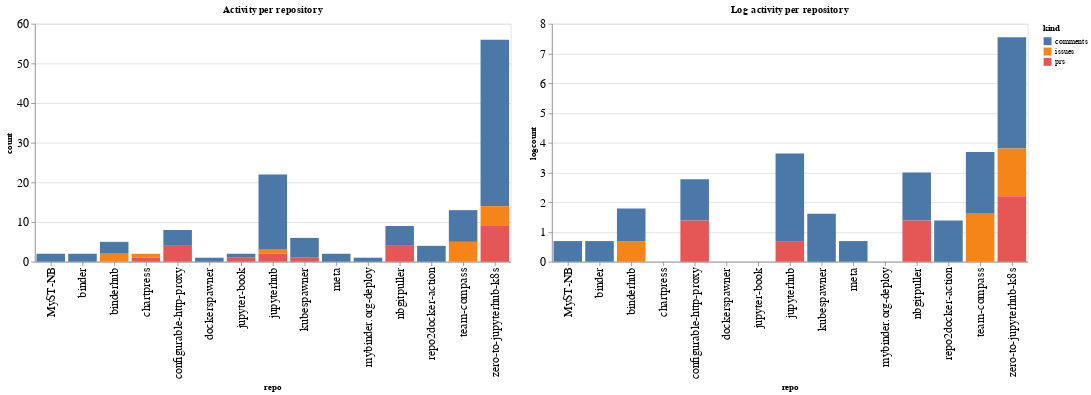

This figure's notebook cell:
### Code cell
ch1 = alt.Chart(repo_summaries, width=600, title="Activity per repository").mark_bar().encode(
    x='repo',
    y='count',
    color='kind',
    tooltip="kind"
)

ch2 = alt.Chart(repo_summaries, width=600, title="Log activity per repository").mark_bar().encode(
    x='repo',
    y='logcount',
    color='kind',
    tooltip="kind"
)

ch1 | ch2

### Figure 1 — Vega-Lite specification as saved in the notebook (floating-point values rounded to 4 significant figures)
{"config": {"axisLeft": {"labelFontSize": 15}, "axisBottom": {"labelFontSize": 15}}, "hconcat": [{"mark": "bar", "encoding": {"color": {"type": "nominal", "field": "kind"}, "tooltip": {"type": "nominal", "field": "kind"}, "x": {"type": "nominal", "field": "repo"}, "y": {"type": "quantitative", "field": "count"}}, "title": "Activity per repository", "width": 600}, {"mark": "bar", "encoding": {"color": {"type": "nominal", "field": "kind"}, "tooltip": {"type": "nominal", "field": "kind"}, "x": {"type": "nominal", "field": "repo"}, "y": {"type": "quantitative", "field": "logcount"}}, "title": "Log activity per repository", "width": 600}], "data": {"name": "data-14962e9d73b7082d13cccef76e1a52e0"}, "$schema": "https://vega.github.io/schema/vega-lite/v4.8.1.json", "datasets": {"data-14962e9d73b7082d13cccef76e1a52e0": [{"repo": "MyST-NB", "kind": "comments", "count": 2, "logcount": 0.6931}, {"repo": "binder", "kind": "comments", "count": 2, "logcount": 0.6931}, {"repo": "binderhub", "kind": "comments", "count": 3, "logcount": 1.099}, {"repo": "binderhub", "kind": "issues", "count": 2, "logcount": 0.6931}, {"repo": "chartpress", "kind": "issues", "count": 1, "logcount": 0.0}, {"repo": "chartpress", "kind": "prs", "count": 1, "logcount": 0.0}, {"repo": "configurable-http-proxy", "kind": "comments", "count": 4, "logcount": 1.386}, {"repo": "configurable-http-proxy", "kind": "prs", "count": 4, "logcount": 1.386}, {"repo": "dockerspawner", "kind": "comments", "count": 1, "logcount": 0.0}, {"repo": "jupyter-book", "kind": "comments", "count": 1, "logcount": 0.0}, {"repo": "jupyter-book", "kind": "prs", "count": 1, "logcount": 0.0}, {"repo": "jupyterhub", "kind": "comments", "count": 19, "logcount": 2.944}, {"repo": "jupyterhub", "kind": "issues", "count": 1, "logcount": 0.0}, {"repo": "jupyterhub", "kind": "prs", "count": 2, "logcount": 0.6931}, {"repo": "kubespawner", "kind": "comments", "count": 5, "logcount": 1.609}, {"repo": "kubespawner", "kind": "prs", "count": 1, "logcount": 0.0}, {"repo": "meta", "kind": "comments", "count": 2, "logcount": 0.6931}, {"repo": "mybinder.org-deploy", "kind": "comments", "count": 1, "logcount": 0.0}, {"repo": "nbgitpuller", "kind": "comments", "count": 5, "logcount": 1.609}, {"repo": "nbgitpuller", "kind": "prs", "count": 4, "logcount": 1.386}, {"repo": "repo2docker-action", "kind": "comments", "count": 4, "logcount": 1.386}, {"repo": "team-compass", "kind": "comments", "count": 8, "logcount": 2.079}, {"repo": "team-compass", "kind": "issues", "count": 5, "logcount": 1.609}, {"repo": "zero-to-jupyterhub-k8s", "kind": "comments", "count": 42, "logcount": 3.738}, {"repo": "zero-to-jupyterhub-k8s", "kind": "issues", "count": 5, "logcount": 1.609}, {"repo": "zero-to-jupyterhub-k8s", "kind": "prs", "count": 9, "logcount": 2.197}]}}
